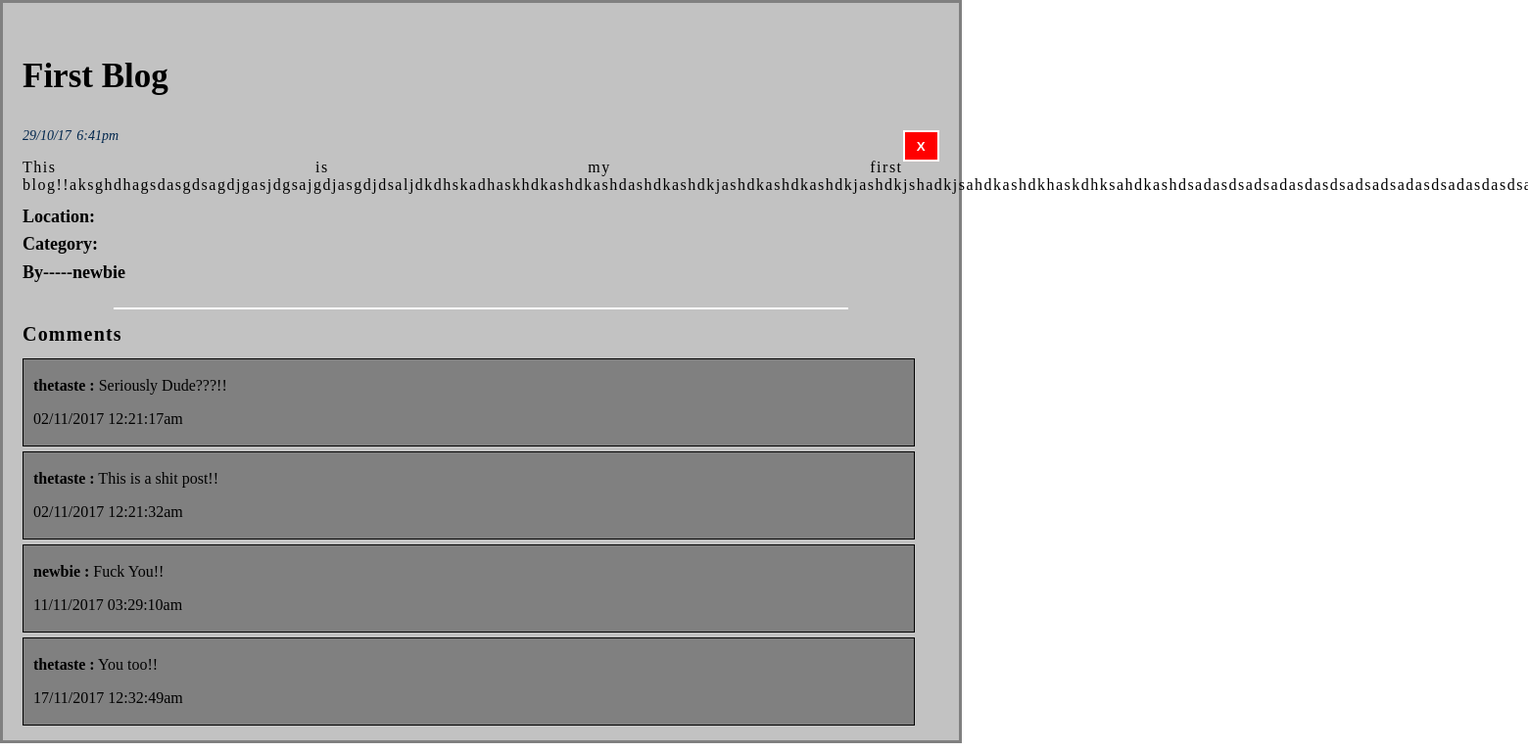
Page /admin/blog_edit.php?blog_id=1 on the earlier database version.
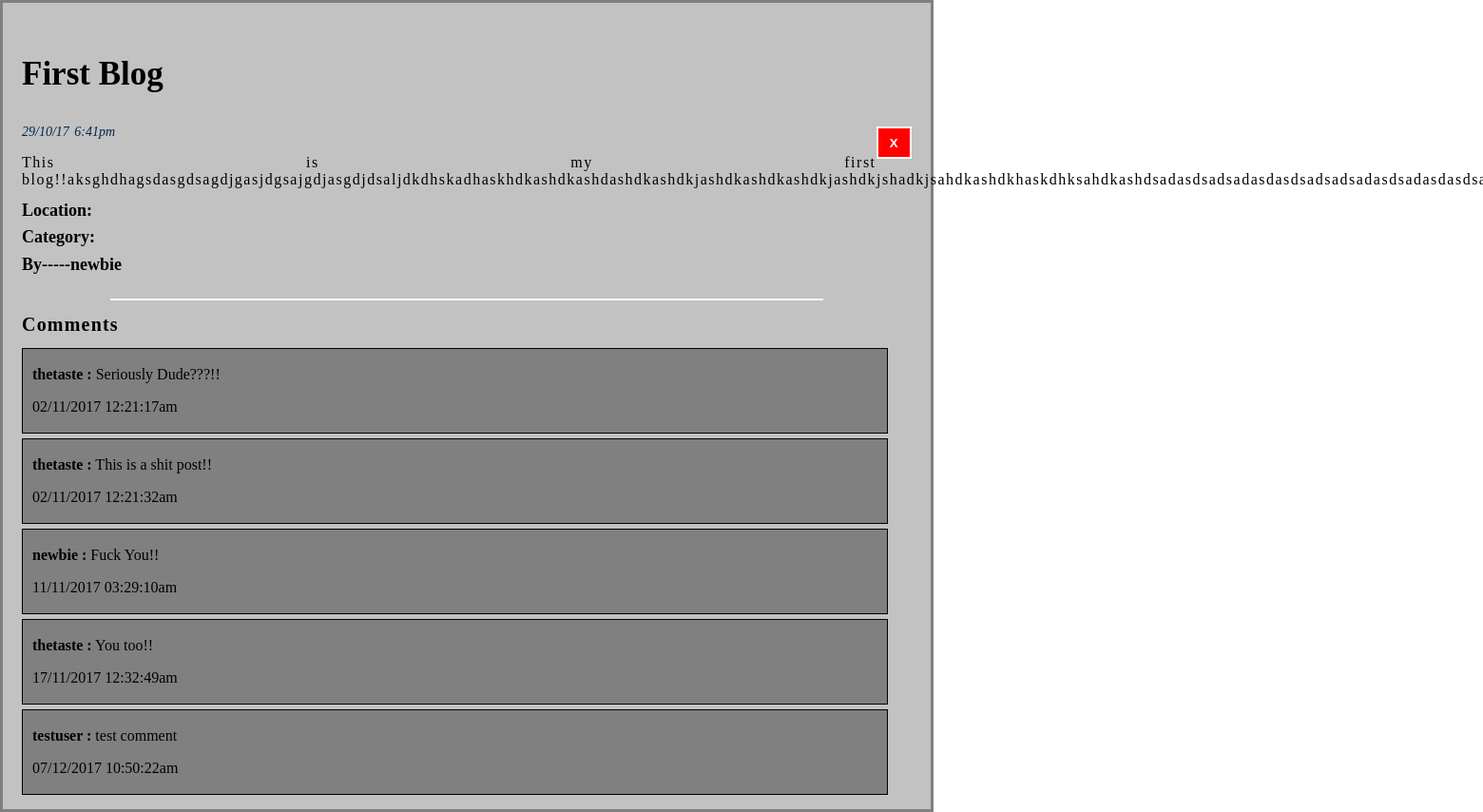
Same page on the later database version.
### tables this page shows
CREATE TABLE `comments` (
  `comment_id` int(11) NOT NULL,
  `blog_id` int(11) DEFAULT NULL,
  `user_id` int(11) DEFAULT NULL,
  `body` text,
  `datetime` varchar(70) DEFAULT NULL,
  `del` tinyint(1) DEFAULT '0'
);

CREATE TABLE `users` (
  `user_id` int(11) NOT NULL,
  `fname` varchar(80) DEFAULT NULL,
  `lname` varchar(80) DEFAULT NULL,
  `age` int(11) DEFAULT NULL,
  `bdate` varchar(11) DEFAULT NULL,
  `username` varchar(120) DEFAULT NULL,
  `email` varchar(50) DEFAULT NULL,
  `password` varchar(100) DEFAULT NULL,
  `pro_pic` varchar(180) DEFAULT NULL,
  `gender` varchar(20) DEFAULT NULL,
  `role` int(11) DEFAULT NULL,
  `del` tinyint(1) DEFAULT '0'
);

### Controllers/CommentController.php (called while the page is built, shortened)
<?php
require(get_include_path()."\Projects\aiub project\Models\CommentModel.php");
class CommentController{
    private $comment = NULL;
    function CommentController()
    {
        $this->comment = new CommentModel();
    }
    function getCommentByBlog($id)
    {
        return $this->comment->getCommentsByBlog($id);
    }
}
 ?>

### Models/Models.php (called while the page is built, shortened)
<?php
class Models{
    public $server;
    public $user;
    public $pass;
    public $db;
    protected $conn;
    function Models($server = "localhost:3306" , $user = "root" , $pass ="" , $db = "is_that_crime")
    {
        $this->server = $server;
        $this->user = $user;
        $this->pass = $pass;
        $this->db = $db;
    }
    private function openConnection()
    {
        $this->conn = new mysqli($this->server , $this->user , $this->pass , $this->db);
        if($this->conn->connect_error)
        {
            $this->errorMessage($this->conn->connect_error);
            return false;
        }
        else
            return true;
    }
    function executeQuery($query)
    {
        if($this->openConnection())
        {
            if($this->result = $this->conn->query($query))
            {
                if($this->result->num_rows > 0)
                {
                    return $this->result;
                }
                else
                {
                    $this->closeConnection();
                    return false;
                }
            }
            else
            {
                $this->errorMessage($this->conn->error);
                return false;
            }
        }
        else
        {
            $this->errorMessage($this->conn->error);
            return false;
        }
    }
}
?>

### Models/CommentModel.php (called while the page is built, shortened)
<?php
require_once("Models.php");
class CommentModel extends Models{
     function getCommentsByBlog($id)
     {
        $result = $this->executeQuery("select * from comments where blog_id = $id and del = false");
        if($result)
        {
            return $result;
        }
        else
            return false;
     }
}
 ?>

### Controllers/AdminController.php (called while the page is built, shortened)
<?php
require_once(get_include_path()."\Projects\aiub project\Models\UserModel.php");
class AdminController extends Login{
	function isLogged()
	{
		if($this->role == 1 && $this->logged)
			return true;
		else
			return false;
	}
}
?>

### Controllers/UserController.php (called while the page is built, shortened)
<?php
require_once(get_include_path()."\Projects\aiub project\Models\UserModel.php");
class UserController{
    private $user = NULL;
    function UserController()
    {
        $this->user = new UserModel();
    }
    function getUsername($id)
    {
        return $this->user->getUsernameById($id);
    }
}
 ?>

### Models/UserModel.php (called while the page is built, shortened)
<?php
require_once('Models.php');
class UserModel extends Models{
    function getUsernameById($id)
    {
        $result = $this->executeQuery("select username from users where user_id = $id and del = false");
        if($result)
        {
            $result = $result->fetch_assoc();
            return $result;
        }
        else
            return false;
    }
}
 ?>

### admin/blog_edit.php (the view, shortened to what the changed rows need)
<?php
require(get_include_path()."\Projects\aiub project\Controllers\AdminController.php");
require(get_include_path()."\Projects\aiub project\Controllers\UserController.php");
require(get_include_path()."\Projects\aiub project\Controllers\CommentController.php");
$admincontrol = new AdminController();
$user = new UserController();
$comment = new CommentController();
$logged = $admincontrol->isLogged();
$blogid = 0;
if(isset($_GET["blog_id"]))
    $blogid = $_GET["blog_id"];
 ?>
 <html>
 <head>
     <link rel="stylesheet" type="text/css" href="http://localhost:<?php echo  $_SERVER["SERVER_PORT"];?>/Projects/aiub%20project/css/index_style.css">
    <link rel="stylesheet" type="text/css" href="http://localhost:<?php echo  $_SERVER["SERVER_PORT"];?>/Projects/aiub%20project/css/blog_style.css">
    <link rel="stylesheet" type="text/css" href="http://localhost:<?php echo  $_SERVER["SERVER_PORT"];?>/Projects/aiub%20project/css/comment_style.css">
 </head>
 <body>
 <div>
     <article>
          <div id = "blog-container">
             <?php
             if(isset($_GET["blog_id"]))
             {
                 $commentResult = $comment->getCommentByBlog($blogid);
                 if($commentResult)
                 {
                     while($row = $commentResult->fetch_assoc())
                     {
                         $username = $user->getUsername($row['user_id']);
                         $username = $username["username"];
                         echo "<div class=\"comments\" id = {$row['comment_id']}>";
                         if($logged)
                             echo "<p><b>$username:</b>  {$row['body']}</p><p class =\"datetime\">{$row["datetime"]}</p><button id='delete-button' onclick = 'rmvComment({$row['comment_id']})'>X</button>";
                         else
                             echo "<p><b>$username :</b>  {$row['body']}</p><p>{$row["datetime"]}</p>";
                         echo "</div>";
                     }
                 }
             }
             else
             {
                 echo "Do Not Mess Up The URL";
             }
          ?>
      </div>
     </article>
 </div>
 </body>
 </html>

Differences in the rows shown:
added comments: user.username "testuser", body "test comment", datetime "07/12/2017 10:50:22am"
